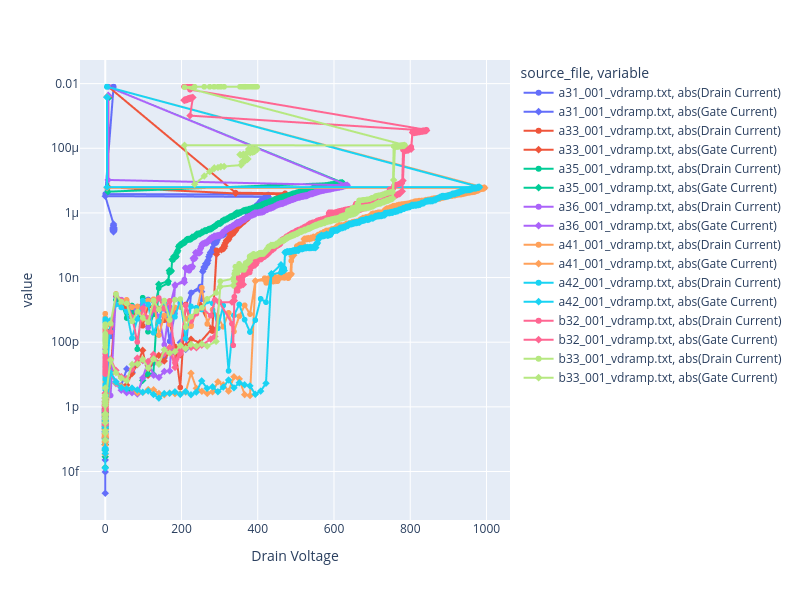

The cell this chart's notebook holds for it:
### Markdown cell above
## Sternberg Data

### Code cell
## Sternberg Data

# Ignore some of the file containing certain keywords, and plot the rest. For example, if the file name contains "_vdramp", we can assume it's Sternberg data and plot it separately.
ignore_keywords = ["dummy", "friday"]  # Add more keywords as needed

sternberg_df = df[df["source_file"].str.contains("_vdramp", case=False, na=False)]

if sternberg_df.empty:
    print("No Sternberg data found in the DataFrame.")
else:
    fig_sternberg = px.line(
        sternberg_df,
        x="Drain Voltage",
        y=["abs(Drain Current)", "abs(Gate Current)"],
        color="source_file",
        markers=True,
        symbol="variable",
        hover_data=["Time", "Fluence", "Flux"],
    )

    fig_sternberg.update_layout(
        width=800,
        height=600,
        yaxis_type="log",  # Logarithmic scale for current to better visualize low currents
    )
    fig_sternberg.show()

### Figure 1 — Plotly figure (JSON) as saved in the notebook; plotly's stock layout.template omitted (floating-point values rounded to 4 significant figures; data arrays with more than 128 entries replaced by an {"elided": "..."} marker saying what was removed)
{"data": [{"customdata": {"elided": "175x3 float values"}, "hovertemplate": "source_file=a31_001_vdramp.txt<br>variable=abs(Drain Current)<br>Drain Voltage=%{x}<br>value=%{y}<br>Time=%{customdata[0]}<br>Fluence=%{customdata[1]}<br>Flux=%{customdata[2]}<extra></extra>", "legendgroup": "a31_001_vdramp.txt, abs(Drain Current)", "line": {"color": "#636efa", "dash": "solid"}, "marker": {"symbol": "circle"}, "mode": "lines+markers", "name": "a31_001_vdramp.txt, abs(Drain Current)", "showlegend": true, "type": "scattergl", "x": {"elided": "175 float values"}, "xaxis": "x", "y": {"elided": "175 float values"}, "yaxis": "y"}, {"customdata": {"elided": "175x3 float values"}, "hovertemplate": "source_file=a31_001_vdramp.txt<br>variable=abs(Gate Current)<br>Drain Voltage=%{x}<br>value=%{y}<br>Time=%{customdata[0]}<br>Fluence=%{customdata[1]}<br>Flux=%{customdata[2]}<extra></extra>", "legendgroup": "a31_001_vdramp.txt, abs(Gate Current)", "line": {"color": "#636efa", "dash": "solid"}, "marker": {"symbol": "diamond"}, "mode": "lines+markers", "name": "a31_001_vdramp.txt, abs(Gate Current)", "showlegend": true, "type": "scattergl", "x": {"elided": "175 float values"}, "xaxis": "x", "y": {"elided": "175 float values"}, "yaxis": "y"}, {"customdata": {"elided": "195x3 float values"}, "hovertemplate": "source_file=a33_001_vdramp.txt<br>variable=abs(Drain Current)<br>Drain Voltage=%{x}<br>value=%{y}<br>Time=%{customdata[0]}<br>Fluence=%{customdata[1]}<br>Flux=%{customdata[2]}<extra></extra>", "legendgroup": "a33_001_vdramp.txt, abs(Drain Current)", "line": {"color": "#EF553B", "dash": "solid"}, "marker": {"symbol": "circle"}, "mode": "lines+markers", "name": "a33_001_vdramp.txt, abs(Drain Current)", "showlegend": true, "type": "scattergl", "x": {"elided": "195 float values"}, "xaxis": "x", "y": {"elided": "195 float values"}, "yaxis": "y"}, {"customdata": {"elided": "195x3 float values"}, "hovertemplate": "source_file=a33_001_vdramp.txt<br>variable=abs(Gate Current)<br>Drain Voltage=%{x}<br>value=%{y}<br>Time=%{customdata[0]}<br>Fluence=%{customdata[1]}<br>Flux=%{customdata[2]}<extra></extra>", "legendgroup": "a33_001_vdramp.txt, abs(Gate Current)", "line": {"color": "#EF553B", "dash": "solid"}, "marker": {"symbol": "diamond"}, "mode": "lines+markers", "name": "a33_001_vdramp.txt, abs(Gate Current)", "showlegend": true, "type": "scattergl", "x": {"elided": "195 float values"}, "xaxis": "x", "y": {"elided": "195 float values"}, "yaxis": "y"}, {"customdata": {"elided": "326x3 float values"}, "hovertemplate": "source_file=a35_001_vdramp.txt<br>variable=abs(Drain Current)<br>Drain Voltage=%{x}<br>value=%{y}<br>Time=%{customdata[0]}<br>Fluence=%{customdata[1]}<br>Flux=%{customdata[2]}<extra></extra>", "legendgroup": "a35_001_vdramp.txt, abs(Drain Current)", "line": {"color": "#00cc96", "dash": "solid"}, "marker": {"symbol": "circle"}, "mode": "lines+markers", "name": "a35_001_vdramp.txt, abs(Drain Current)", "showlegend": true, "type": "scattergl", "x": {"elided": "326 float values"}, "xaxis": "x", "y": {"elided": "326 float values"}, "yaxis": "y"}, {"customdata": {"elided": "326x3 float values"}, "hovertemplate": "source_file=a35_001_vdramp.txt<br>variable=abs(Gate Current)<br>Drain Voltage=%{x}<br>value=%{y}<br>Time=%{customdata[0]}<br>Fluence=%{customdata[1]}<br>Flux=%{customdata[2]}<extra></extra>", "legendgroup": "a35_001_vdramp.txt, abs(Gate Current)", "line": {"color": "#00cc96", "dash": "solid"}, "marker": {"symbol": "diamond"}, "mode": "lines+markers", "name": "a35_001_vdramp.txt, abs(Gate Current)", "showlegend": true, "type": "scattergl", "x": {"elided": "326 float values"}, "xaxis": "x", "y": {"elided": "326 float values"}, "yaxis": "y"}, {"customdata": {"elided": "323x3 float values"}, "hovertemplate": "source_file=a36_001_vdramp.txt<br>variable=abs(Drain Current)<br>Drain Voltage=%{x}<br>value=%{y}<br>Time=%{customdata[0]}<br>Fluence=%{customdata[1]}<br>Flux=%{customdata[2]}<extra></extra>", "legendgroup": "a36_001_vdramp.txt, abs(Drain Current)", "line": {"color": "#ab63fa", "dash": "solid"}, "marker": {"symbol": "circle"}, "mode": "lines+markers", "name": "a36_001_vdramp.txt, abs(Drain Current)", "showlegend": true, "type": "scattergl", "x": {"elided": "323 float values"}, "xaxis": "x", "y": {"elided": "323 float values"}, "yaxis": "y"}, {"customdata": {"elided": "323x3 float values"}, "hovertemplate": "source_file=a36_001_vdramp.txt<br>variable=abs(Gate Current)<br>Drain Voltage=%{x}<br>value=%{y}<br>Time=%{customdata[0]}<br>Fluence=%{customdata[1]}<br>Flux=%{customdata[2]}<extra></extra>", "legendgroup": "a36_001_vdramp.txt, abs(Gate Current)", "line": {"color": "#ab63fa", "dash": "solid"}, "marker": {"symbol": "diamond"}, "mode": "lines+markers", "name": "a36_001_vdramp.txt, abs(Gate Current)", "showlegend": true, "type": "scattergl", "x": {"elided": "323 float values"}, "xaxis": "x", "y": {"elided": "323 float values"}, "yaxis": "y"}, {"customdata": {"elided": "368x3 float values"}, "hovertemplate": "source_file=a41_001_vdramp.txt<br>variable=abs(Drain Current)<br>Drain Voltage=%{x}<br>value=%{y}<br>Time=%{customdata[0]}<br>Fluence=%{customdata[1]}<br>Flux=%{customdata[2]}<extra></extra>", "legendgroup": "a41_001_vdramp.txt, abs(Drain Current)", "line": {"color": "#FFA15A", "dash": "solid"}, "marker": {"symbol": "circle"}, "mode": "lines+markers", "name": "a41_001_vdramp.txt, abs(Drain Current)", "showlegend": true, "type": "scattergl", "x": {"elided": "368 float values"}, "xaxis": "x", "y": {"elided": "368 float values"}, "yaxis": "y"}, {"customdata": {"elided": "368x3 float values"}, "hovertemplate": "source_file=a41_001_vdramp.txt<br>variable=abs(Gate Current)<br>Drain Voltage=%{x}<br>value=%{y}<br>Time=%{customdata[0]}<br>Fluence=%{customdata[1]}<br>Flux=%{customdata[2]}<extra></extra>", "legendgroup": "a41_001_vdramp.txt, abs(Gate Current)", "line": {"color": "#FFA15A", "dash": "solid"}, "marker": {"symbol": "diamond"}, "mode": "lines+markers", "name": "a41_001_vdramp.txt, abs(Gate Current)", "showlegend": true, "type": "scattergl", "x": {"elided": "368 float values"}, "xaxis": "x", "y": {"elided": "368 float values"}, "yaxis": "y"}, {"customdata": {"elided": "355x3 float values"}, "hovertemplate": "source_file=a42_001_vdramp.txt<br>variable=abs(Drain Current)<br>Drain Voltage=%{x}<br>value=%{y}<br>Time=%{customdata[0]}<br>Fluence=%{customdata[1]}<br>Flux=%{customdata[2]}<extra></extra>", "legendgroup": "a42_001_vdramp.txt, abs(Drain Current)", "line": {"color": "#19d3f3", "dash": "solid"}, "marker": {"symbol": "circle"}, "mode": "lines+markers", "name": "a42_001_vdramp.txt, abs(Drain Current)", "showlegend": true, "type": "scattergl", "x": {"elided": "355 float values"}, "xaxis": "x", "y": {"elided": "355 float values"}, "yaxis": "y"}, {"customdata": {"elided": "355x3 float values"}, "hovertemplate": "source_file=a42_001_vdramp.txt<br>variable=abs(Gate Current)<br>Drain Voltage=%{x}<br>value=%{y}<br>Time=%{customdata[0]}<br>Fluence=%{customdata[1]}<br>Flux=%{customdata[2]}<extra></extra>", "legendgroup": "a42_001_vdramp.txt, abs(Gate Current)", "line": {"color": "#19d3f3", "dash": "solid"}, "marker": {"symbol": "diamond"}, "mode": "lines+markers", "name": "a42_001_vdramp.txt, abs(Gate Current)", "showlegend": true, "type": "scattergl", "x": {"elided": "355 float values"}, "xaxis": "x", "y": {"elided": "355 float values"}, "yaxis": "y"}, {"customdata": {"elided": "337x3 float values"}, "hovertemplate": "source_file=b32_001_vdramp.txt<br>variable=abs(Drain Current)<br>Drain Voltage=%{x}<br>value=%{y}<br>Time=%{customdata[0]}<br>Fluence=%{customdata[1]}<br>Flux=%{customdata[2]}<extra></extra>", "legendgroup": "b32_001_vdramp.txt, abs(Drain Current)", "line": {"color": "#FF6692", "dash": "solid"}, "marker": {"symbol": "circle"}, "mode": "lines+markers", "name": "b32_001_vdramp.txt, abs(Drain Current)", "showlegend": true, "type": "scattergl", "x": {"elided": "337 float values"}, "xaxis": "x", "y": {"elided": "337 float values"}, "yaxis": "y"}, {"customdata": {"elided": "337x3 float values"}, "hovertemplate": "source_file=b32_001_vdramp.txt<br>variable=abs(Gate Current)<br>Drain Voltage=%{x}<br>value=%{y}<br>Time=%{customdata[0]}<br>Fluence=%{customdata[1]}<br>Flux=%{customdata[2]}<extra></extra>", "legendgroup": "b32_001_vdramp.txt, abs(Gate Current)", "line": {"color": "#FF6692", "dash": "solid"}, "marker": {"symbol": "diamond"}, "mode": "lines+markers", "name": "b32_001_vdramp.txt, abs(Gate Current)", "showlegend": true, "type": "scattergl", "x": {"elided": "337 float values"}, "xaxis": "x", "y": {"elided": "337 float values"}, "yaxis": "y"}, {"customdata": {"elided": "325x3 float values"}, "hovertemplate": "source_file=b33_001_vdramp.txt<br>variable=abs(Drain Current)<br>Drain Voltage=%{x}<br>value=%{y}<br>Time=%{customdata[0]}<br>Fluence=%{customdata[1]}<br>Flux=%{customdata[2]}<extra></extra>", "legendgroup": "b33_001_vdramp.txt, abs(Drain Current)", "line": {"color": "#B6E880", "dash": "solid"}, "marker": {"symbol": "circle"}, "mode": "lines+markers", "name": "b33_001_vdramp.txt, abs(Drain Current)", "showlegend": true, "type": "scattergl", "x": {"elided": "325 float values"}, "xaxis": "x", "y": {"elided": "325 float values"}, "yaxis": "y"}, {"customdata": {"elided": "325x3 float values"}, "hovertemplate": "source_file=b33_001_vdramp.txt<br>variable=abs(Gate Current)<br>Drain Voltage=%{x}<br>value=%{y}<br>Time=%{customdata[0]}<br>Fluence=%{customdata[1]}<br>Flux=%{customdata[2]}<extra></extra>", "legendgroup": "b33_001_vdramp.txt, abs(Gate Current)", "line": {"color": "#B6E880", "dash": "solid"}, "marker": {"symbol": "diamond"}, "mode": "lines+markers", "name": "b33_001_vdramp.txt, abs(Gate Current)", "showlegend": true, "type": "scattergl", "x": {"elided": "325 float values"}, "xaxis": "x", "y": {"elided": "325 float values"}, "yaxis": "y"}], "layout": {"height": 600, "legend": {"title": {"text": "source_file, variable"}, "tracegroupgap": 0}, "margin": {"t": 60}, "width": 800, "xaxis": {"anchor": "y", "domain": [0, 1], "title": {"text": "Drain Voltage"}}, "yaxis": {"anchor": "x", "domain": [0, 1], "title": {"text": "value"}, "type": "log"}}}
